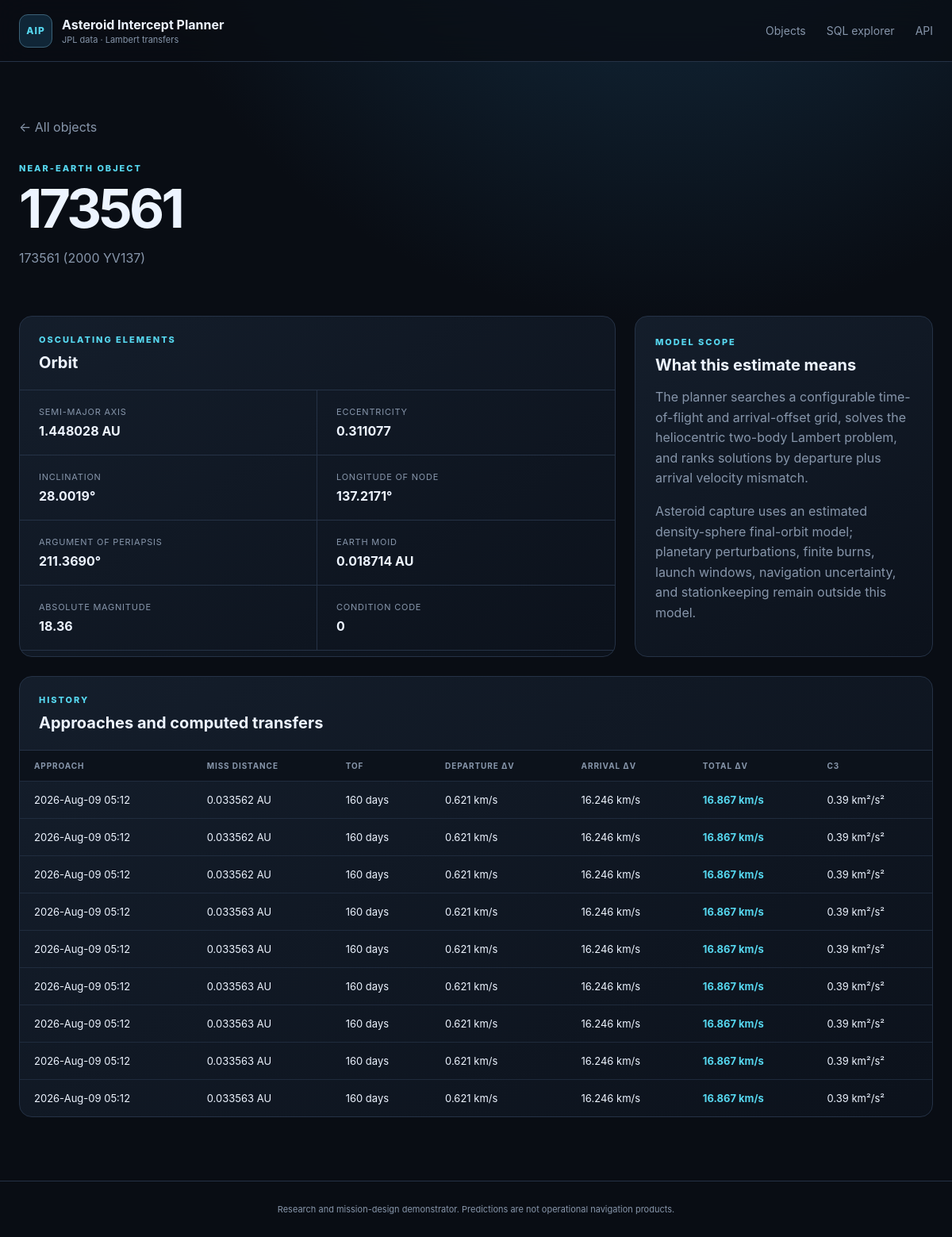
Screenshot of /asteroid/173561 with the database file from the repository.
### tables this page shows
CREATE TABLE orbital_elements (
    designation TEXT PRIMARY KEY REFERENCES asteroids(designation) ON DELETE CASCADE,
    epoch_jd_tdb REAL,
    semi_major_axis_au REAL NOT NULL,
    eccentricity REAL NOT NULL,
    inclination_deg REAL NOT NULL,
    raan_deg REAL NOT NULL,
    arg_periapsis_deg REAL NOT NULL,
    mean_anomaly_deg REAL,
    perihelion_time_jd_tdb REAL,
    perihelion_distance_au REAL,
    aphelion_distance_au REAL,
    orbital_period_days REAL,
    earth_moid_au REAL,
    condition_code TEXT,
    orbit_id TEXT,
    source TEXT NOT NULL,
    updated_at TEXT NOT NULL
);

CREATE TABLE asteroids (
    designation TEXT PRIMARY KEY,
    fullname TEXT,
    absolute_magnitude_h REAL,
    diameter_km REAL,
    first_seen_at TEXT NOT NULL,
    updated_at TEXT NOT NULL
);

CREATE TABLE intercept_plans (
    plan_id INTEGER PRIMARY KEY AUTOINCREMENT,
    approach_id INTEGER NOT NULL REFERENCES close_approaches(approach_id) ON DELETE CASCADE,
    method TEXT NOT NULL,
    departure_jd_tdb REAL NOT NULL,
    arrival_jd_tdb REAL NOT NULL,
    tof_days REAL NOT NULL,
    departure_dv_kms REAL NOT NULL,
    arrival_dv_kms REAL NOT NULL,
    total_dv_kms REAL NOT NULL,
    c3_km2_s2 REAL,
    leo_departure_dv_kms REAL,
    polyline_json TEXT,
    computed_at TEXT NOT NULL, capture_dv_kms REAL, stable_final_orbit INTEGER, capture_json TEXT,
    UNIQUE (approach_id, method)
);

CREATE TABLE close_approaches (
    approach_id INTEGER PRIMARY KEY AUTOINCREMENT,
    designation TEXT NOT NULL REFERENCES asteroids(designation) ON DELETE CASCADE,
    body TEXT NOT NULL DEFAULT 'Earth',
    close_approach_jd_tdb REAL NOT NULL,
    close_approach_text TEXT,
    distance_au REAL NOT NULL,
    distance_min_au REAL,
    distance_max_au REAL,
    relative_velocity_kms REAL,
    hyperbolic_excess_velocity_kms REAL,
    time_uncertainty TEXT,
    ingested_at TEXT NOT NULL,
    UNIQUE (designation, body, close_approach_jd_tdb)
);

### app/web.py (the view)
    @application.route("/asteroid/<designation>")
    def asteroid_detail(designation: str):
        asteroid = get_asteroid(designation, settings.database_path)
        if asteroid is None:
            return render_template("not_found.html", designation=designation), 404
        return render_template(
            "detail.html",
            asteroid=asteroid,
            approaches=asteroid_approaches(designation, settings.database_path),
        )

### app/database.py (called while the page is built, shortened)
def _dict_row(cursor: sqlite3.Cursor, row: tuple[Any, ...]) -> dict[str, Any]:
    return {column[0]: row[index] for index, column in enumerate(cursor.description)}

@contextmanager
def connect(path: Path | None = None) -> Iterator[sqlite3.Connection]:
    database_path = Path(path or get_settings().database_path)
    database_path.parent.mkdir(parents=True, exist_ok=True)
    connection = sqlite3.connect(database_path, timeout=30)
    connection.row_factory = _dict_row
    connection.execute("PRAGMA foreign_keys = ON")
    connection.execute("PRAGMA busy_timeout = 30000")
    try:
        yield connection
    finally:
        connection.close()

def initialize_database(path: Path | None = None) -> Path:
    database_path = Path(path or get_settings().database_path)
    schema = Path(__file__).with_name("schema.sql").read_text(encoding="utf-8")
    with connect(database_path) as connection:
        schema_version = int(connection.execute("PRAGMA user_version").fetchone()["user_version"])
        if schema_version < 2:
            connection.executescript(schema)
            connection.commit()
    return database_path

def fetch_all(
    query: str, params: Sequence[Any] = (), path: Path | None = None
) -> list[dict[str, Any]]:
    initialize_database(path)
    with connect(path) as connection:
        return connection.execute(query, params).fetchall()

def fetch_one(
    query: str, params: Sequence[Any] = (), path: Path | None = None
) -> dict[str, Any] | None:
    rows = fetch_all(query, params, path)
    return rows[0] if rows else None

def get_asteroid(designation: str, path: Path | None = None) -> dict[str, Any] | None:
    return fetch_one(
        """
        SELECT a.*, oe.*
        FROM asteroids a
        LEFT JOIN orbital_elements oe USING(designation)
        WHERE a.designation = ?
        """,
        (designation,),
        path,
    )

def asteroid_approaches(designation: str, path: Path | None = None) -> list[dict[str, Any]]:
    return fetch_all(
        """
        SELECT ca.*, ip.*
        FROM close_approaches ca
        LEFT JOIN intercept_plans ip USING(approach_id)
        WHERE ca.designation = ?
        ORDER BY ca.close_approach_jd_tdb DESC
        """,
        (designation,),
        path,
    )

### app/templates/detail.html (shortened to what this page needs)
{% extends "base.html" %}
{% block content %}
<section class="detail-hero">
  <a class="back" href="{{ url_for('index') }}">← All objects</a>
  <p class="eyebrow">NEAR-EARTH OBJECT</p>
  <h1>{{ asteroid.designation }}</h1>
  <p>{{ asteroid.fullname or 'JPL small-body designation' }}</p>
</section>
<section class="detail-grid">
  <article class="panel">
    <div class="panel-header"><div><p class="eyebrow">OSCULATING ELEMENTS</p><h2>Orbit</h2></div></div>
    <dl class="spec-grid">
      <div><dt>Semi-major axis</dt><dd>{{ asteroid.semi_major_axis_au|number(6) }} AU</dd></div>
      <div><dt>Eccentricity</dt><dd>{{ asteroid.eccentricity|number(6) }}</dd></div>
      <div><dt>Inclination</dt><dd>{{ asteroid.inclination_deg|number(4) }}°</dd></div>
      <div><dt>Longitude of node</dt><dd>{{ asteroid.raan_deg|number(4) }}°</dd></div>
      <div><dt>Argument of periapsis</dt><dd>{{ asteroid.arg_periapsis_deg|number(4) }}°</dd></div>
      <div><dt>Earth MOID</dt><dd>{{ asteroid.earth_moid_au|number(6) }} AU</dd></div>
      <div><dt>Absolute magnitude</dt><dd>{{ asteroid.absolute_magnitude_h|number(2) }}</dd></div>
      <div><dt>Condition code</dt><dd>{{ asteroid.condition_code or '—' }}</dd></div>
    </dl>
  </article>
  <article class="panel note-card">
    <p class="eyebrow">MODEL SCOPE</p>
    <h2>What this estimate means</h2>
    <p>The planner searches a configurable time-of-flight and arrival-offset grid, solves the heliocentric two-body Lambert problem, and ranks solutions by departure plus arrival velocity mismatch.</p>
    <p>Asteroid capture uses an estimated density-sphere final-orbit model; planetary perturbations, finite burns, launch windows, navigation uncertainty, and stationkeeping remain outside this model.</p>
  </article>
</section>
<section class="panel">
  <div class="panel-header"><div><p class="eyebrow">HISTORY</p><h2>Approaches and computed transfers</h2></div></div>
  <div class="table-wrap"><table>
    <thead><tr><th>Approach</th><th>Miss distance</th><th>TOF</th><th>Departure Δv</th><th>Arrival Δv</th><th>Total Δv</th><th>C3</th></tr></thead>
    <tbody>{% for row in approaches %}<tr>
      <td>{{ row.close_approach_text or row.close_approach_jd_tdb }}</td>
      <td>{{ row.distance_au|number(6) }} AU</td>
      <td>{{ row.tof_days|number(0) }} days</td>
      <td>{{ row.departure_dv_kms|number(3) }} km/s</td>
      <td>{{ row.arrival_dv_kms|number(3) }} km/s</td>
      <td><strong class="accent">{{ row.total_dv_kms|number(3) }} km/s</strong></td>
      <td>{{ row.c3_km2_s2|number(2) }} km²/s²</td>
    </tr>{% endfor %}</tbody>
  </table></div>
</section>
{% endblock %}

### app/templates/base.html (shortened to what this page needs)
<!doctype html>
<html lang="en">
  <head>
    <link rel="stylesheet" href="{{ url_for('static', filename='style.css') }}">
  </head>
  <body>
    <header class="site-header">
      <a class="brand" href="{{ url_for('index') }}">
        <span class="brand-mark">AIP</span>
        <span><strong>Asteroid Intercept Planner</strong><small>JPL data · Lambert transfers</small></span>
      </a>
      <nav>
        <a href="{{ url_for('index') }}">Objects</a>
        <a href="{{ url_for('data_explorer') }}">SQL explorer</a>
        <a href="{{ url_for('asteroid_api') }}">API</a>
      </nav>
    </header>
    <main>{% block content %}{% endblock %}</main>
    <footer>Research and mission-design demonstrator. Predictions are not operational navigation products.</footer>
  </body>
</html>

### app/static/style.css (style rules this page uses)
:root { --bg:#090d14;--surface:#101722;--surface-2:#151f2d;--line:#253246;--text:#edf4ff;--muted:#8796ab;--cyan:#56d7ef;--green:#67e8b5;--orange:#ffad66;--max:1440px;font-family:Inter,ui-sans-serif,system-ui,-apple-system,BlinkMacSystemFont,"Segoe UI",sans-serif;color-scheme:dark }
* { box-sizing:border-box }
body { margin:0;background:radial-gradient(circle at 70% -20%,#16334a 0,transparent 35%),var(--bg);color:var(--text);min-height:100vh }
.site-header { height:78px;border-bottom:1px solid var(--line);display:flex;align-items:center;justify-content:space-between;padding:0 max(24px,calc((100vw - var(--max))/2));background:rgba(9,13,20,.78);backdrop-filter:blur(18px);position:sticky;top:0;z-index:10 }
.brand { display:flex;gap:12px;align-items:center;text-decoration:none;color:var(--text) }
.brand-mark { width:42px;height:42px;border:1px solid #3c6278;background:#102637;border-radius:11px;display:grid;place-items:center;color:var(--cyan);font-size:12px;font-weight:800;letter-spacing:.08em }
.brand strong,.brand small { display:block }
.brand small { color:var(--muted);font-size:11px;margin-top:2px }
.site-header nav { display:flex;gap:26px }
.site-header nav a { color:var(--muted);text-decoration:none;font-size:14px }
main { max-width:var(--max);margin:auto;padding:42px 24px 80px }
.eyebrow { font-size:11px;letter-spacing:.18em;color:var(--cyan);font-weight:800;margin:0 0 10px }
.hero h1,.detail-hero h1 { font-size:clamp(42px,6vw,82px);line-height:.98;margin:0;letter-spacing:-.055em }
.hero>div>p:last-child,.detail-hero>p:last-child { color:var(--muted);max-width:680px;line-height:1.65 }
.panel { border:1px solid var(--line);background:linear-gradient(145deg,rgba(21,31,45,.93),rgba(12,18,28,.93));border-radius:16px;overflow:hidden }
.panel-header { padding:22px 24px;border-bottom:1px solid var(--line);display:flex;align-items:center;justify-content:space-between;gap:24px }
.panel-header h2,.note-card h2,.table-list h2 { margin:0;font-size:20px }
.table-wrap { overflow:auto }
table { width:100%;border-collapse:collapse;font-size:13px }
th { text-align:left;color:var(--muted);font-size:10px;text-transform:uppercase;letter-spacing:.09em;padding:13px 18px;background:#0c121b;white-space:nowrap }
td { border-top:1px solid rgba(37,50,70,.75);padding:15px 18px;white-space:nowrap }
.object-link:hover,.accent { color:var(--cyan) }
.detail-hero { padding:30px 0 44px }
.detail-hero h1 { font-size:68px }
.back { display:inline-block;margin-bottom:35px;color:var(--muted);text-decoration:none }
.detail-grid { display:grid;grid-template-columns:2fr 1fr;gap:24px;margin-bottom:24px }
.spec-grid { display:grid;grid-template-columns:repeat(2,1fr);margin:0 }
.spec-grid div { padding:20px 24px;border-bottom:1px solid var(--line) }
.spec-grid div:nth-child(odd) { border-right:1px solid var(--line) }
dt { color:var(--muted);font-size:11px;text-transform:uppercase;letter-spacing:.07em }
dd { margin:7px 0 0;font-weight:700 }
.note-card { padding:25px }
.note-card p:not(.eyebrow) { color:var(--muted);line-height:1.6 }
footer { border-top:1px solid var(--line);color:var(--muted);padding:28px;text-align:center;font-size:11px }

### rows the page displays
orbital_elements: designation "173561", semi_major_axis_au|number "1.448028", eccentricity|number "0.311077", inclination_deg|number "28.0019", raan_deg|number "137.2171", arg_periapsis_deg|number "211.3690", earth_moid_au|number "0.018714", condition_code "0"
asteroids: fullname "173561 (2000 YV137)", absolute_magnitude_h|number "18.36"
intercept_plans: close_approach_text "2026-Aug-09 05:12", distance_au|number "0.033562", tof_days|number "160", departure_dv_kms|number "0.621", arrival_dv_kms|number "16.246", total_dv_kms|number "16.867", c3_km2_s2|number "0.39"
intercept_plans: close_approach_text "2026-Aug-09 05:12", distance_au|number "0.033562", tof_days|number "160", departure_dv_kms|number "0.621", arrival_dv_kms|number "16.246", total_dv_kms|number "16.867", c3_km2_s2|number "0.39"
intercept_plans: close_approach_text "2026-Aug-09 05:12", distance_au|number "0.033562", tof_days|number "160", departure_dv_kms|number "0.621", arrival_dv_kms|number "16.246", total_dv_kms|number "16.867", c3_km2_s2|number "0.39"
intercept_plans: close_approach_text "2026-Aug-09 05:12", distance_au|number "0.033563", tof_days|number "160", departure_dv_kms|number "0.621", arrival_dv_kms|number "16.246", total_dv_kms|number "16.867", c3_km2_s2|number "0.39"
intercept_plans: close_approach_text "2026-Aug-09 05:12", distance_au|number "0.033563", tof_days|number "160", departure_dv_kms|number "0.621", arrival_dv_kms|number "16.246", total_dv_kms|number "16.867", c3_km2_s2|number "0.39"
intercept_plans: close_approach_text "2026-Aug-09 05:12", distance_au|number "0.033563", tof_days|number "160", departure_dv_kms|number "0.621", arrival_dv_kms|number "16.246", total_dv_kms|number "16.867", c3_km2_s2|number "0.39"
intercept_plans: close_approach_text "2026-Aug-09 05:12", distance_au|number "0.033563", tof_days|number "160", departure_dv_kms|number "0.621", arrival_dv_kms|number "16.246", total_dv_kms|number "16.867", c3_km2_s2|number "0.39"
intercept_plans: close_approach_text "2026-Aug-09 05:12", distance_au|number "0.033563", tof_days|number "160", departure_dv_kms|number "0.621", arrival_dv_kms|number "16.246", total_dv_kms|number "16.867", c3_km2_s2|number "0.39"
intercept_plans: close_approach_text "2026-Aug-09 05:12", distance_au|number "0.033563", tof_days|number "160", departure_dv_kms|number "0.621", arrival_dv_kms|number "16.246", total_dv_kms|number "16.867", c3_km2_s2|number "0.39"
